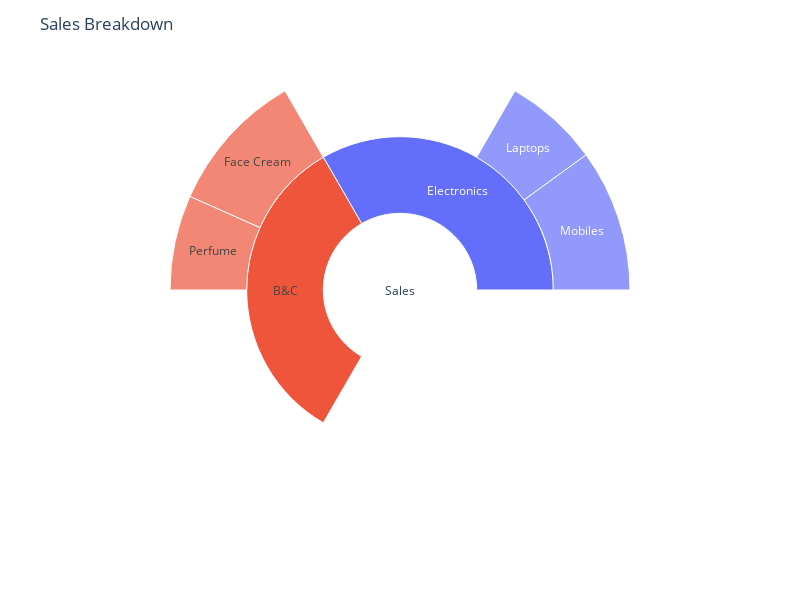

Notebook code for this chart:
### Code cell
# Sales Decomposition Data
bt = {
    'id' : ["Sales",'Electronics','B&C','Mobiles','Laptops','Face Cream','Perfume'],
    'parent': ["",'Sales','Sales','Electronics','Electronics','B&C','B&C'],
    'value':[1000,500,500,300,200,300,200]
}

fig = px.sunburst(bt, names='id', parents='parent', values='value',width=800, height=600)
fig.update_layout(title_text='Sales Breakdown')
fig.show()

### Figure 1 — Plotly figure (JSON) as saved in the notebook; plotly's stock layout.template omitted (floating-point values rounded to 4 significant figures)
{"data": [{"domain": {"x": [0, 1], "y": [0, 1]}, "hovertemplate": "id=%{label}<br>value=%{value}<br>parent=%{parent}<extra></extra>", "labels": ["Sales", "Electronics", "B&C", "Mobiles", "Laptops", "Face Cream", "Perfume"], "name": "", "parents": ["", "Sales", "Sales", "Electronics", "Electronics", "B&C", "B&C"], "type": "sunburst", "values": [1000, 500, 500, 300, 200, 300, 200]}], "layout": {"height": 600, "legend": {"tracegroupgap": 0}, "margin": {"t": 60}, "title": {"text": "Sales Breakdown"}, "width": 800}}
